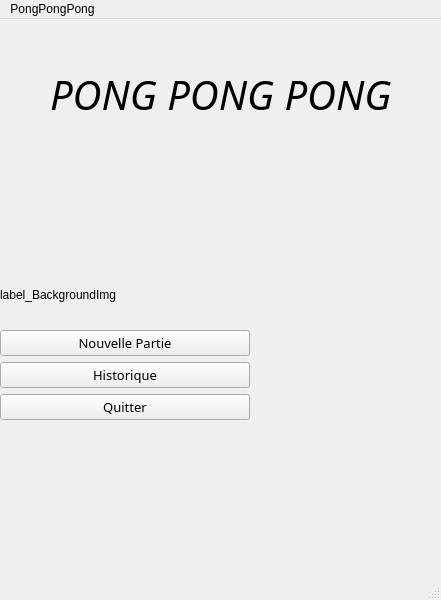
<?xml version="1.0" encoding="UTF-8"?>
<ui version="4.0">
 <class>MainWindow</class>
 <widget class="QMainWindow" name="MainWindow">
  <property name="geometry">
   <rect>
    <x>0</x>
    <y>0</y>
    <width>441</width>
    <height>600</height>
   </rect>
  </property>
  <property name="windowTitle">
   <string>MainWindow</string>
  </property>
  <property name="layoutDirection">
   <enum>Qt::LeftToRight</enum>
  </property>
  <widget class="QWidget" name="centralwidget">
   <widget class="QWidget" name="horizontalLayoutWidget">
    <property name="geometry">
     <rect>
      <x>0</x>
      <y>40</y>
      <width>441</width>
      <height>71</height>
     </rect>
    </property>
    <layout class="QHBoxLayout" name="horizontalLayout_4">
     <item>
      <spacer name="horizontalSpacer">
       <property name="orientation">
        <enum>Qt::Horizontal</enum>
       </property>
       <property name="sizeHint" stdset="0">
        <size>
         <width>40</width>
         <height>20</height>
        </size>
       </property>
      </spacer>
     </item>
     <item>
      <widget class="QLabel" name="label_TitleGame">
       <property name="font">
        <font>
         <family>PingPong</family>
         <pointsize>30</pointsize>
         <italic>true</italic>
        </font>
       </property>
       <property name="text">
        <string>PONG PONG PONG</string>
       </property>
      </widget>
     </item>
     <item>
      <spacer name="horizontalSpacer_2">
       <property name="orientation">
        <enum>Qt::Horizontal</enum>
       </property>
       <property name="sizeHint" stdset="0">
        <size>
         <width>40</width>
         <height>20</height>
        </size>
       </property>
      </spacer>
     </item>
    </layout>
   </widget>
   <widget class="QWidget" name="verticalLayoutWidget">
    <property name="geometry">
     <rect>
      <x>0</x>
      <y>170</y>
      <width>441</width>
      <height>371</height>
     </rect>
    </property>
    <layout class="QVBoxLayout" name="verticalLayout_4">
     <item>
      <spacer name="verticalSpacer_2">
       <property name="orientation">
        <enum>Qt::Vertical</enum>
       </property>
       <property name="sizeHint" stdset="0">
        <size>
         <width>20</width>
         <height>40</height>
        </size>
       </property>
      </spacer>
     </item>
     <item>
      <widget class="QPushButton" name="btn_newGame">
       <property name="minimumSize">
        <size>
         <width>250</width>
         <height>0</height>
        </size>
       </property>
       <property name="maximumSize">
        <size>
         <width>250</width>
         <height>16777215</height>
        </size>
       </property>
       <property name="font">
        <font>
         <family>Poppins</family>
         <pointsize>10</pointsize>
        </font>
       </property>
       <property name="layoutDirection">
        <enum>Qt::LeftToRight</enum>
       </property>
       <property name="text">
        <string>Nouvelle Partie</string>
       </property>
      </widget>
     </item>
     <item>
      <widget class="QPushButton" name="btn_historic">
       <property name="minimumSize">
        <size>
         <width>250</width>
         <height>0</height>
        </size>
       </property>
       <property name="maximumSize">
        <size>
         <width>250</width>
         <height>16777215</height>
        </size>
       </property>
       <property name="font">
        <font>
         <family>Poppins</family>
         <pointsize>10</pointsize>
        </font>
       </property>
       <property name="text">
        <string>Historique</string>
       </property>
      </widget>
     </item>
     <item>
      <widget class="QPushButton" name="btn_quit">
       <property name="minimumSize">
        <size>
         <width>250</width>
         <height>0</height>
        </size>
       </property>
       <property name="maximumSize">
        <size>
         <width>250</width>
         <height>16777215</height>
        </size>
       </property>
       <property name="font">
        <font>
         <family>Poppins</family>
         <pointsize>10</pointsize>
        </font>
       </property>
       <property name="text">
        <string>Quitter</string>
       </property>
      </widget>
     </item>
     <item>
      <spacer name="verticalSpacer">
       <property name="orientation">
        <enum>Qt::Vertical</enum>
       </property>
       <property name="sizeHint" stdset="0">
        <size>
         <width>20</width>
         <height>40</height>
        </size>
       </property>
      </spacer>
     </item>
    </layout>
   </widget>
   <widget class="QLabel" name="label_backgroundImg">
    <property name="geometry">
     <rect>
      <x>0</x>
      <y>0</y>
      <width>441</width>
      <height>551</height>
     </rect>
    </property>
    <property name="text">
     <string>label_BackgroundImg</string>
    </property>
   </widget>
   <zorder>label_backgroundImg</zorder>
   <zorder>horizontalLayoutWidget</zorder>
   <zorder>verticalLayoutWidget</zorder>
  </widget>
  <widget class="QMenuBar" name="menubar">
   <property name="geometry">
    <rect>
     <x>0</x>
     <y>0</y>
     <width>441</width>
     <height>25</height>
    </rect>
   </property>
   <widget class="QMenu" name="menuPongPongPong">
    <property name="title">
     <string>PongPongPong</string>
    </property>
   </widget>
   <addaction name="menuPongPongPong"/>
  </widget>
  <widget class="QStatusBar" name="statusbar"/>
 </widget>
 <resources/>
 <connections/>
</ui>
